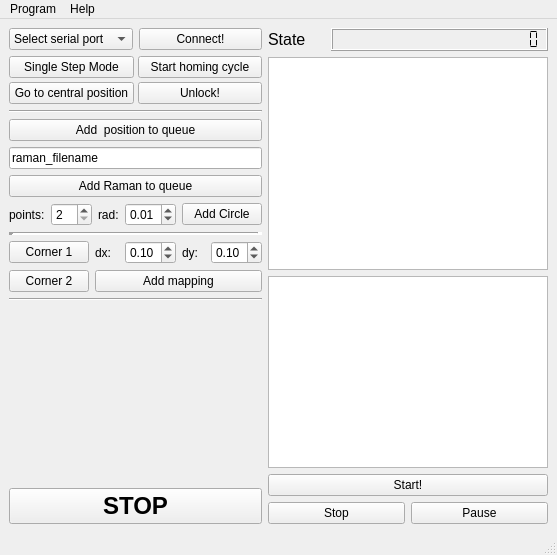
<?xml version="1.0" encoding="UTF-8"?>
<ui version="4.0">
 <class>MainWindow</class>
 <widget class="QMainWindow" name="MainWindow">
  <property name="geometry">
   <rect>
    <x>0</x>
    <y>0</y>
    <width>557</width>
    <height>555</height>
   </rect>
  </property>
  <property name="focusPolicy">
   <enum>Qt::StrongFocus</enum>
  </property>
  <property name="windowTitle">
   <string>MainWindow</string>
  </property>
  <widget class="QWidget" name="centralwidget">
   <property name="focusPolicy">
    <enum>Qt::StrongFocus</enum>
   </property>
   <layout class="QHBoxLayout" name="horizontalLayout_4">
    <item>
     <layout class="QVBoxLayout" name="verticalLayout">
      <item>
       <layout class="QHBoxLayout" name="horizontalLayout_2">
        <item>
         <widget class="QComboBox" name="selectSerialBox">
          <property name="sizePolicy">
           <sizepolicy hsizetype="Preferred" vsizetype="Fixed">
            <horstretch>0</horstretch>
            <verstretch>0</verstretch>
           </sizepolicy>
          </property>
          <property name="focusPolicy">
           <enum>Qt::NoFocus</enum>
          </property>
          <property name="editable">
           <bool>false</bool>
          </property>
          <property name="currentIndex">
           <number>0</number>
          </property>
          <item>
           <property name="text">
            <string>Select serial port</string>
           </property>
          </item>
         </widget>
        </item>
        <item>
         <widget class="QPushButton" name="connectButton">
          <property name="sizePolicy">
           <sizepolicy hsizetype="Preferred" vsizetype="Fixed">
            <horstretch>0</horstretch>
            <verstretch>0</verstretch>
           </sizepolicy>
          </property>
          <property name="focusPolicy">
           <enum>Qt::NoFocus</enum>
          </property>
          <property name="text">
           <string>Connect!</string>
          </property>
         </widget>
        </item>
       </layout>
      </item>
      <item>
       <layout class="QGridLayout" name="gridLayout_2">
        <property name="spacing">
         <number>4</number>
        </property>
        <item row="1" column="0">
         <widget class="QPushButton" name="setzeroButton">
          <property name="sizePolicy">
           <sizepolicy hsizetype="Preferred" vsizetype="Minimum">
            <horstretch>0</horstretch>
            <verstretch>0</verstretch>
           </sizepolicy>
          </property>
          <property name="focusPolicy">
           <enum>Qt::NoFocus</enum>
          </property>
          <property name="text">
           <string>Go to central position</string>
          </property>
         </widget>
        </item>
        <item row="0" column="0">
         <widget class="QPushButton" name="SingleStepButton">
          <property name="sizePolicy">
           <sizepolicy hsizetype="Preferred" vsizetype="Minimum">
            <horstretch>0</horstretch>
            <verstretch>0</verstretch>
           </sizepolicy>
          </property>
          <property name="focusPolicy">
           <enum>Qt::NoFocus</enum>
          </property>
          <property name="text">
           <string>Single Step Mode</string>
          </property>
          <property name="checkable">
           <bool>true</bool>
          </property>
         </widget>
        </item>
        <item row="0" column="1">
         <widget class="QPushButton" name="homingButton">
          <property name="sizePolicy">
           <sizepolicy hsizetype="Preferred" vsizetype="Minimum">
            <horstretch>0</horstretch>
            <verstretch>0</verstretch>
           </sizepolicy>
          </property>
          <property name="focusPolicy">
           <enum>Qt::NoFocus</enum>
          </property>
          <property name="text">
           <string>Start homing cycle</string>
          </property>
         </widget>
        </item>
        <item row="1" column="1">
         <widget class="QPushButton" name="unlockButton">
          <property name="sizePolicy">
           <sizepolicy hsizetype="Minimum" vsizetype="Minimum">
            <horstretch>0</horstretch>
            <verstretch>0</verstretch>
           </sizepolicy>
          </property>
          <property name="focusPolicy">
           <enum>Qt::NoFocus</enum>
          </property>
          <property name="text">
           <string>Unlock!</string>
          </property>
         </widget>
        </item>
       </layout>
      </item>
      <item>
       <widget class="Line" name="line_2">
        <property name="orientation">
         <enum>Qt::Horizontal</enum>
        </property>
       </widget>
      </item>
      <item>
       <widget class="QPushButton" name="addposButton">
        <property name="sizePolicy">
         <sizepolicy hsizetype="Preferred" vsizetype="Expanding">
          <horstretch>0</horstretch>
          <verstretch>0</verstretch>
         </sizepolicy>
        </property>
        <property name="focusPolicy">
         <enum>Qt::NoFocus</enum>
        </property>
        <property name="autoFillBackground">
         <bool>false</bool>
        </property>
        <property name="text">
         <string>Add  position to queue</string>
        </property>
       </widget>
      </item>
      <item>
       <widget class="QLineEdit" name="ramanFilename">
        <property name="sizePolicy">
         <sizepolicy hsizetype="Preferred" vsizetype="Fixed">
          <horstretch>0</horstretch>
          <verstretch>0</verstretch>
         </sizepolicy>
        </property>
        <property name="focusPolicy">
         <enum>Qt::ClickFocus</enum>
        </property>
        <property name="text">
         <string>raman_filename</string>
        </property>
       </widget>
      </item>
      <item>
       <widget class="QPushButton" name="ramanButton">
        <property name="sizePolicy">
         <sizepolicy hsizetype="Preferred" vsizetype="Expanding">
          <horstretch>0</horstretch>
          <verstretch>0</verstretch>
         </sizepolicy>
        </property>
        <property name="focusPolicy">
         <enum>Qt::NoFocus</enum>
        </property>
        <property name="text">
         <string>Add Raman to queue</string>
        </property>
       </widget>
      </item>
      <item>
       <layout class="QHBoxLayout" name="horizontalLayout_3">
        <item>
         <widget class="QLabel" name="label_3">
          <property name="text">
           <string>points:</string>
          </property>
         </widget>
        </item>
        <item>
         <widget class="QSpinBox" name="circlePointsBox">
          <property name="whatsThis">
           <string>&lt;html&gt;&lt;head/&gt;&lt;body&gt;&lt;p&gt;Number of points to capture&lt;/p&gt;&lt;p&gt;&lt;br/&gt;&lt;/p&gt;&lt;/body&gt;&lt;/html&gt;</string>
          </property>
          <property name="minimum">
           <number>2</number>
          </property>
         </widget>
        </item>
        <item>
         <widget class="QLabel" name="label_4">
          <property name="text">
           <string>rad:</string>
          </property>
         </widget>
        </item>
        <item>
         <widget class="QDoubleSpinBox" name="radiusBox">
          <property name="whatsThis">
           <string>&lt;html&gt;&lt;head/&gt;&lt;body&gt;&lt;p&gt;Radius&lt;/p&gt;&lt;/body&gt;&lt;/html&gt;</string>
          </property>
          <property name="minimum">
           <double>0.000000000000000</double>
          </property>
          <property name="maximum">
           <double>5.000000000000000</double>
          </property>
          <property name="singleStep">
           <double>0.010000000000000</double>
          </property>
          <property name="value">
           <double>0.010000000000000</double>
          </property>
         </widget>
        </item>
        <item>
         <widget class="QPushButton" name="addCircleButton">
          <property name="focusPolicy">
           <enum>Qt::NoFocus</enum>
          </property>
          <property name="text">
           <string>Add Circle</string>
          </property>
         </widget>
        </item>
       </layout>
      </item>
      <item>
       <widget class="Line" name="line_4">
        <property name="lineWidth">
         <number>5</number>
        </property>
        <property name="orientation">
         <enum>Qt::Horizontal</enum>
        </property>
       </widget>
      </item>
      <item>
       <layout class="QFormLayout" name="formLayout">
        <item row="1" column="0">
         <widget class="QPushButton" name="botRightButton">
          <property name="focusPolicy">
           <enum>Qt::NoFocus</enum>
          </property>
          <property name="text">
           <string>Corner 2</string>
          </property>
         </widget>
        </item>
        <item row="0" column="0">
         <widget class="QPushButton" name="topLeftButton">
          <property name="focusPolicy">
           <enum>Qt::NoFocus</enum>
          </property>
          <property name="text">
           <string>Corner 1</string>
          </property>
         </widget>
        </item>
        <item row="0" column="1">
         <layout class="QHBoxLayout" name="horizontalLayout_5">
          <item>
           <widget class="QLabel" name="label">
            <property name="text">
             <string>dx:</string>
            </property>
           </widget>
          </item>
          <item>
           <widget class="QDoubleSpinBox" name="xresBox">
            <property name="maximum">
             <double>5.000000000000000</double>
            </property>
            <property name="singleStep">
             <double>0.100000000000000</double>
            </property>
            <property name="value">
             <double>0.100000000000000</double>
            </property>
           </widget>
          </item>
          <item>
           <widget class="QLabel" name="label_2">
            <property name="text">
             <string>dy:</string>
            </property>
           </widget>
          </item>
          <item>
           <widget class="QDoubleSpinBox" name="yresBox">
            <property name="maximum">
             <double>5.000000000000000</double>
            </property>
            <property name="singleStep">
             <double>0.100000000000000</double>
            </property>
            <property name="value">
             <double>0.100000000000000</double>
            </property>
           </widget>
          </item>
         </layout>
        </item>
        <item row="1" column="1">
         <widget class="QPushButton" name="mapButton">
          <property name="focusPolicy">
           <enum>Qt::NoFocus</enum>
          </property>
          <property name="text">
           <string>Add mapping</string>
          </property>
         </widget>
        </item>
       </layout>
      </item>
      <item>
       <widget class="Line" name="line_3">
        <property name="orientation">
         <enum>Qt::Horizontal</enum>
        </property>
       </widget>
      </item>
      <item>
       <spacer name="verticalSpacer">
        <property name="orientation">
         <enum>Qt::Vertical</enum>
        </property>
        <property name="sizeType">
         <enum>QSizePolicy::Maximum</enum>
        </property>
        <property name="sizeHint" stdset="0">
         <size>
          <width>13</width>
          <height>500</height>
         </size>
        </property>
       </spacer>
      </item>
      <item>
       <widget class="QPushButton" name="StopExecutionButton">
        <property name="sizePolicy">
         <sizepolicy hsizetype="Preferred" vsizetype="Expanding">
          <horstretch>2</horstretch>
          <verstretch>2</verstretch>
         </sizepolicy>
        </property>
        <property name="font">
         <font>
          <pointsize>18</pointsize>
          <weight>75</weight>
          <bold>true</bold>
         </font>
        </property>
        <property name="text">
         <string>STOP</string>
        </property>
       </widget>
      </item>
     </layout>
    </item>
    <item>
     <layout class="QVBoxLayout" name="verticalLayout_2">
      <item>
       <layout class="QHBoxLayout" name="horizontalLayout">
        <item>
         <widget class="QLabel" name="stateLabel">
          <property name="font">
           <font>
            <pointsize>12</pointsize>
           </font>
          </property>
          <property name="text">
           <string>State</string>
          </property>
         </widget>
        </item>
        <item>
         <widget class="QLCDNumber" name="coordinatesLCD">
          <property name="sizePolicy">
           <sizepolicy hsizetype="Minimum" vsizetype="Minimum">
            <horstretch>0</horstretch>
            <verstretch>0</verstretch>
           </sizepolicy>
          </property>
          <property name="frameShape">
           <enum>QFrame::Box</enum>
          </property>
          <property name="smallDecimalPoint">
           <bool>false</bool>
          </property>
          <property name="digitCount">
           <number>22</number>
          </property>
          <property name="segmentStyle">
           <enum>QLCDNumber::Flat</enum>
          </property>
         </widget>
        </item>
       </layout>
      </item>
      <item>
       <widget class="QListWidget" name="listWidget">
        <property name="sizePolicy">
         <sizepolicy hsizetype="Expanding" vsizetype="Expanding">
          <horstretch>0</horstretch>
          <verstretch>0</verstretch>
         </sizepolicy>
        </property>
        <property name="focusPolicy">
         <enum>Qt::NoFocus</enum>
        </property>
        <property name="contextMenuPolicy">
         <enum>Qt::ActionsContextMenu</enum>
        </property>
        <property name="dragEnabled">
         <bool>true</bool>
        </property>
        <property name="dragDropMode">
         <enum>QAbstractItemView::InternalMove</enum>
        </property>
       </widget>
      </item>
      <item>
       <widget class="QPlainTextEdit" name="consoleEdit">
        <property name="sizePolicy">
         <sizepolicy hsizetype="Expanding" vsizetype="Preferred">
          <horstretch>0</horstretch>
          <verstretch>0</verstretch>
         </sizepolicy>
        </property>
        <property name="focusPolicy">
         <enum>Qt::NoFocus</enum>
        </property>
        <property name="contextMenuPolicy">
         <enum>Qt::NoContextMenu</enum>
        </property>
        <property name="undoRedoEnabled">
         <bool>false</bool>
        </property>
        <property name="textInteractionFlags">
         <set>Qt::TextSelectableByMouse</set>
        </property>
        <property name="centerOnScroll">
         <bool>true</bool>
        </property>
       </widget>
      </item>
      <item>
       <widget class="QPushButton" name="StartExecutionButton">
        <property name="text">
         <string>Start!</string>
        </property>
       </widget>
      </item>
      <item>
       <layout class="QHBoxLayout" name="horizontalLayout_6">
        <item>
         <widget class="QPushButton" name="stopButton">
          <property name="text">
           <string>Stop</string>
          </property>
         </widget>
        </item>
        <item>
         <widget class="QPushButton" name="pauseButton">
          <property name="text">
           <string>Pause</string>
          </property>
         </widget>
        </item>
       </layout>
      </item>
     </layout>
    </item>
   </layout>
  </widget>
  <widget class="QStatusBar" name="statusbar"/>
  <widget class="QMenuBar" name="menuBar">
   <property name="geometry">
    <rect>
     <x>0</x>
     <y>0</y>
     <width>557</width>
     <height>21</height>
    </rect>
   </property>
   <widget class="QMenu" name="menuProgram">
    <property name="title">
     <string>Program</string>
    </property>
    <addaction name="actionLoad_program"/>
    <addaction name="actionSave_program"/>
   </widget>
   <widget class="QMenu" name="menuHelp">
    <property name="title">
     <string>Help</string>
    </property>
    <addaction name="actionUsage"/>
    <addaction name="actionLicense"/>
   </widget>
   <addaction name="menuProgram"/>
   <addaction name="menuHelp"/>
  </widget>
  <action name="actionLoad_program">
   <property name="text">
    <string>Load program</string>
   </property>
  </action>
  <action name="actionSave_program">
   <property name="text">
    <string>Save program</string>
   </property>
  </action>
  <action name="actionUsage">
   <property name="text">
    <string>Usage</string>
   </property>
  </action>
  <action name="actionLicense">
   <property name="text">
    <string>License</string>
   </property>
  </action>
 </widget>
 <resources/>
 <connections/>
</ui>
